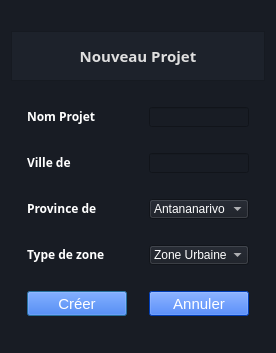
<?xml version="1.0" encoding="UTF-8"?>
<ui version="4.0">
 <class>DialogNewProject</class>
 <widget class="QDialog" name="DialogNewProject">
  <property name="geometry">
   <rect>
    <x>0</x>
    <y>0</y>
    <width>276</width>
    <height>353</height>
   </rect>
  </property>
  <property name="windowTitle">
   <string>Dialog</string>
  </property>
  <property name="styleSheet">
   <string notr="true">background-color: rgb(24, 28, 36);
color: rgb(255, 255, 255);</string>
  </property>
  <layout class="QVBoxLayout" name="verticalLayout_2">
   <item>
    <widget class="QFrame" name="frame">
     <property name="minimumSize">
      <size>
       <width>0</width>
       <height>50</height>
      </size>
     </property>
     <property name="maximumSize">
      <size>
       <width>16777215</width>
       <height>50</height>
      </size>
     </property>
     <property name="font">
      <font>
       <family>Segoe UI Symbol</family>
       <pointsize>11</pointsize>
      </font>
     </property>
     <property name="styleSheet">
      <string notr="true">background-color: rgb(29, 34, 43);
color: rgb(223, 223, 223);
border-color: rgb(29, 34, 43);</string>
     </property>
     <property name="frameShape">
      <enum>QFrame::StyledPanel</enum>
     </property>
     <property name="frameShadow">
      <enum>QFrame::Raised</enum>
     </property>
     <layout class="QVBoxLayout" name="verticalLayout">
      <item>
       <widget class="QLabel" name="label">
        <property name="font">
         <font>
          <family>Segoe UI Semibold</family>
          <pointsize>11</pointsize>
          <weight>75</weight>
          <bold>true</bold>
         </font>
        </property>
        <property name="text">
         <string>&lt;html&gt;&lt;head/&gt;&lt;body&gt;&lt;p align=&quot;center&quot;&gt;&lt;span style=&quot; font-size:11pt;&quot;&gt;Nouveau Projet&lt;/span&gt;&lt;/p&gt;&lt;/body&gt;&lt;/html&gt;</string>
        </property>
       </widget>
      </item>
     </layout>
    </widget>
   </item>
   <item>
    <layout class="QHBoxLayout" name="horizontalLayout_4">
     <item>
      <widget class="QLabel" name="label_2">
       <property name="minimumSize">
        <size>
         <width>100</width>
         <height>20</height>
        </size>
       </property>
       <property name="maximumSize">
        <size>
         <width>100</width>
         <height>20</height>
        </size>
       </property>
       <property name="font">
        <font>
         <family>Segoe UI Semibold</family>
         <pointsize>9</pointsize>
         <weight>75</weight>
         <bold>true</bold>
        </font>
       </property>
       <property name="text">
        <string>&lt;html&gt;&lt;head/&gt;&lt;body&gt;&lt;p&gt;Nom Projet &lt;/p&gt;&lt;/body&gt;&lt;/html&gt;</string>
       </property>
      </widget>
     </item>
     <item>
      <widget class="QLineEdit" name="lineNomProjet">
       <property name="minimumSize">
        <size>
         <width>100</width>
         <height>20</height>
        </size>
       </property>
       <property name="maximumSize">
        <size>
         <width>100</width>
         <height>20</height>
        </size>
       </property>
       <property name="autoFillBackground">
        <bool>false</bool>
       </property>
       <property name="styleSheet">
        <string notr="true"/>
       </property>
      </widget>
     </item>
    </layout>
   </item>
   <item>
    <layout class="QHBoxLayout" name="horizontalLayout_3">
     <item>
      <widget class="QLabel" name="label_3">
       <property name="minimumSize">
        <size>
         <width>100</width>
         <height>20</height>
        </size>
       </property>
       <property name="maximumSize">
        <size>
         <width>100</width>
         <height>20</height>
        </size>
       </property>
       <property name="font">
        <font>
         <family>Segoe UI Semibold</family>
         <pointsize>9</pointsize>
         <weight>75</weight>
         <bold>true</bold>
        </font>
       </property>
       <property name="text">
        <string>&lt;html&gt;&lt;head/&gt;&lt;body&gt;&lt;p&gt;Ville de &lt;/p&gt;&lt;/body&gt;&lt;/html&gt;</string>
       </property>
      </widget>
     </item>
     <item>
      <widget class="QLineEdit" name="lineVille">
       <property name="minimumSize">
        <size>
         <width>100</width>
         <height>20</height>
        </size>
       </property>
       <property name="maximumSize">
        <size>
         <width>100</width>
         <height>20</height>
        </size>
       </property>
       <property name="autoFillBackground">
        <bool>false</bool>
       </property>
       <property name="styleSheet">
        <string notr="true"/>
       </property>
      </widget>
     </item>
    </layout>
   </item>
   <item>
    <layout class="QHBoxLayout" name="horizontalLayout_2">
     <item>
      <widget class="QLabel" name="label_4">
       <property name="minimumSize">
        <size>
         <width>100</width>
         <height>20</height>
        </size>
       </property>
       <property name="maximumSize">
        <size>
         <width>100</width>
         <height>20</height>
        </size>
       </property>
       <property name="font">
        <font>
         <family>Segoe UI Semibold</family>
         <pointsize>9</pointsize>
         <weight>75</weight>
         <bold>true</bold>
        </font>
       </property>
       <property name="text">
        <string>&lt;html&gt;&lt;head/&gt;&lt;body&gt;&lt;p&gt;Province de &lt;/p&gt;&lt;/body&gt;&lt;/html&gt;</string>
       </property>
      </widget>
     </item>
     <item>
      <widget class="QComboBox" name="cbPovince">
       <property name="minimumSize">
        <size>
         <width>100</width>
         <height>20</height>
        </size>
       </property>
       <property name="maximumSize">
        <size>
         <width>100</width>
         <height>20</height>
        </size>
       </property>
       <property name="palette">
        <palette>
         <active>
          <colorrole role="WindowText">
           <brush brushstyle="SolidPattern">
            <color alpha="255">
             <red>255</red>
             <green>255</green>
             <blue>255</blue>
            </color>
           </brush>
          </colorrole>
          <colorrole role="Button">
           <brush brushstyle="SolidPattern">
            <color alpha="255">
             <red>24</red>
             <green>28</green>
             <blue>36</blue>
            </color>
           </brush>
          </colorrole>
          <colorrole role="Text">
           <brush brushstyle="SolidPattern">
            <color alpha="255">
             <red>255</red>
             <green>255</green>
             <blue>255</blue>
            </color>
           </brush>
          </colorrole>
          <colorrole role="ButtonText">
           <brush brushstyle="SolidPattern">
            <color alpha="255">
             <red>255</red>
             <green>255</green>
             <blue>255</blue>
            </color>
           </brush>
          </colorrole>
          <colorrole role="Base">
           <brush brushstyle="SolidPattern">
            <color alpha="255">
             <red>24</red>
             <green>28</green>
             <blue>36</blue>
            </color>
           </brush>
          </colorrole>
          <colorrole role="Window">
           <brush brushstyle="SolidPattern">
            <color alpha="255">
             <red>24</red>
             <green>28</green>
             <blue>36</blue>
            </color>
           </brush>
          </colorrole>
          <colorrole role="Link">
           <brush brushstyle="SolidPattern">
            <color alpha="255">
             <red>24</red>
             <green>28</green>
             <blue>36</blue>
            </color>
           </brush>
          </colorrole>
          <colorrole role="PlaceholderText">
           <brush brushstyle="NoBrush">
            <color alpha="128">
             <red>255</red>
             <green>255</green>
             <blue>255</blue>
            </color>
           </brush>
          </colorrole>
         </active>
         <inactive>
          <colorrole role="WindowText">
           <brush brushstyle="SolidPattern">
            <color alpha="255">
             <red>255</red>
             <green>255</green>
             <blue>255</blue>
            </color>
           </brush>
          </colorrole>
          <colorrole role="Button">
           <brush brushstyle="SolidPattern">
            <color alpha="255">
             <red>24</red>
             <green>28</green>
             <blue>36</blue>
            </color>
           </brush>
          </colorrole>
          <colorrole role="Text">
           <brush brushstyle="SolidPattern">
            <color alpha="255">
             <red>255</red>
             <green>255</green>
             <blue>255</blue>
            </color>
           </brush>
          </colorrole>
          <colorrole role="ButtonText">
           <brush brushstyle="SolidPattern">
            <color alpha="255">
             <red>255</red>
             <green>255</green>
             <blue>255</blue>
            </color>
           </brush>
          </colorrole>
          <colorrole role="Base">
           <brush brushstyle="SolidPattern">
            <color alpha="255">
             <red>24</red>
             <green>28</green>
             <blue>36</blue>
            </color>
           </brush>
          </colorrole>
          <colorrole role="Window">
           <brush brushstyle="SolidPattern">
            <color alpha="255">
             <red>24</red>
             <green>28</green>
             <blue>36</blue>
            </color>
           </brush>
          </colorrole>
          <colorrole role="Link">
           <brush brushstyle="SolidPattern">
            <color alpha="255">
             <red>24</red>
             <green>28</green>
             <blue>36</blue>
            </color>
           </brush>
          </colorrole>
          <colorrole role="PlaceholderText">
           <brush brushstyle="NoBrush">
            <color alpha="128">
             <red>255</red>
             <green>255</green>
             <blue>255</blue>
            </color>
           </brush>
          </colorrole>
         </inactive>
         <disabled>
          <colorrole role="WindowText">
           <brush brushstyle="SolidPattern">
            <color alpha="255">
             <red>255</red>
             <green>255</green>
             <blue>255</blue>
            </color>
           </brush>
          </colorrole>
          <colorrole role="Button">
           <brush brushstyle="SolidPattern">
            <color alpha="255">
             <red>24</red>
             <green>28</green>
             <blue>36</blue>
            </color>
           </brush>
          </colorrole>
          <colorrole role="Text">
           <brush brushstyle="SolidPattern">
            <color alpha="255">
             <red>255</red>
             <green>255</green>
             <blue>255</blue>
            </color>
           </brush>
          </colorrole>
          <colorrole role="ButtonText">
           <brush brushstyle="SolidPattern">
            <color alpha="255">
             <red>255</red>
             <green>255</green>
             <blue>255</blue>
            </color>
           </brush>
          </colorrole>
          <colorrole role="Base">
           <brush brushstyle="SolidPattern">
            <color alpha="255">
             <red>24</red>
             <green>28</green>
             <blue>36</blue>
            </color>
           </brush>
          </colorrole>
          <colorrole role="Window">
           <brush brushstyle="SolidPattern">
            <color alpha="255">
             <red>24</red>
             <green>28</green>
             <blue>36</blue>
            </color>
           </brush>
          </colorrole>
          <colorrole role="Link">
           <brush brushstyle="SolidPattern">
            <color alpha="255">
             <red>24</red>
             <green>28</green>
             <blue>36</blue>
            </color>
           </brush>
          </colorrole>
          <colorrole role="PlaceholderText">
           <brush brushstyle="NoBrush">
            <color alpha="128">
             <red>255</red>
             <green>255</green>
             <blue>255</blue>
            </color>
           </brush>
          </colorrole>
         </disabled>
        </palette>
       </property>
       <item>
        <property name="text">
         <string>Antananarivo</string>
        </property>
       </item>
       <item>
        <property name="text">
         <string>Antsiranana</string>
        </property>
       </item>
       <item>
        <property name="text">
         <string>Toamasina</string>
        </property>
       </item>
       <item>
        <property name="text">
         <string>Fianarantsoa</string>
        </property>
       </item>
       <item>
        <property name="text">
         <string>Mahajanga</string>
        </property>
       </item>
       <item>
        <property name="text">
         <string>Toliara</string>
        </property>
       </item>
      </widget>
     </item>
    </layout>
   </item>
   <item>
    <layout class="QHBoxLayout" name="horizontalLayout">
     <item>
      <widget class="QLabel" name="label_5">
       <property name="minimumSize">
        <size>
         <width>100</width>
         <height>20</height>
        </size>
       </property>
       <property name="maximumSize">
        <size>
         <width>100</width>
         <height>20</height>
        </size>
       </property>
       <property name="font">
        <font>
         <family>Segoe UI Semibold</family>
         <pointsize>9</pointsize>
         <weight>75</weight>
         <bold>true</bold>
        </font>
       </property>
       <property name="text">
        <string>&lt;html&gt;&lt;head/&gt;&lt;body&gt;&lt;p&gt;Type de zone &lt;/p&gt;&lt;/body&gt;&lt;/html&gt;</string>
       </property>
      </widget>
     </item>
     <item>
      <widget class="QComboBox" name="cbZone">
       <property name="minimumSize">
        <size>
         <width>100</width>
         <height>20</height>
        </size>
       </property>
       <property name="maximumSize">
        <size>
         <width>100</width>
         <height>20</height>
        </size>
       </property>
       <item>
        <property name="text">
         <string>Zone Urbaine</string>
        </property>
       </item>
       <item>
        <property name="text">
         <string>Zone Urbaine Dense</string>
        </property>
       </item>
       <item>
        <property name="text">
         <string>Zone Suburbaine</string>
        </property>
       </item>
       <item>
        <property name="text">
         <string>Zone Rurale</string>
        </property>
       </item>
      </widget>
     </item>
    </layout>
   </item>
   <item>
    <layout class="QHBoxLayout" name="horizontalLayout_5">
     <item>
      <widget class="QPushButton" name="btnOK">
       <property name="minimumSize">
        <size>
         <width>100</width>
         <height>25</height>
        </size>
       </property>
       <property name="maximumSize">
        <size>
         <width>100</width>
         <height>25</height>
        </size>
       </property>
       <property name="palette">
        <palette>
         <active>
          <colorrole role="WindowText">
           <brush brushstyle="SolidPattern">
            <color alpha="255">
             <red>255</red>
             <green>255</green>
             <blue>255</blue>
            </color>
           </brush>
          </colorrole>
          <colorrole role="Button">
           <brush brushstyle="SolidPattern">
            <color alpha="255">
             <red>0</red>
             <green>85</green>
             <blue>255</blue>
            </color>
           </brush>
          </colorrole>
          <colorrole role="Text">
           <brush brushstyle="SolidPattern">
            <color alpha="255">
             <red>255</red>
             <green>255</green>
             <blue>255</blue>
            </color>
           </brush>
          </colorrole>
          <colorrole role="ButtonText">
           <brush brushstyle="SolidPattern">
            <color alpha="255">
             <red>255</red>
             <green>255</green>
             <blue>255</blue>
            </color>
           </brush>
          </colorrole>
          <colorrole role="Base">
           <brush brushstyle="SolidPattern">
            <color alpha="255">
             <red>0</red>
             <green>85</green>
             <blue>255</blue>
            </color>
           </brush>
          </colorrole>
          <colorrole role="Window">
           <brush brushstyle="SolidPattern">
            <color alpha="255">
             <red>0</red>
             <green>85</green>
             <blue>255</blue>
            </color>
           </brush>
          </colorrole>
          <colorrole role="PlaceholderText">
           <brush brushstyle="NoBrush">
            <color alpha="128">
             <red>255</red>
             <green>255</green>
             <blue>255</blue>
            </color>
           </brush>
          </colorrole>
         </active>
         <inactive>
          <colorrole role="WindowText">
           <brush brushstyle="SolidPattern">
            <color alpha="255">
             <red>255</red>
             <green>255</green>
             <blue>255</blue>
            </color>
           </brush>
          </colorrole>
          <colorrole role="Button">
           <brush brushstyle="SolidPattern">
            <color alpha="255">
             <red>0</red>
             <green>85</green>
             <blue>255</blue>
            </color>
           </brush>
          </colorrole>
          <colorrole role="Text">
           <brush brushstyle="SolidPattern">
            <color alpha="255">
             <red>255</red>
             <green>255</green>
             <blue>255</blue>
            </color>
           </brush>
          </colorrole>
          <colorrole role="ButtonText">
           <brush brushstyle="SolidPattern">
            <color alpha="255">
             <red>255</red>
             <green>255</green>
             <blue>255</blue>
            </color>
           </brush>
          </colorrole>
          <colorrole role="Base">
           <brush brushstyle="SolidPattern">
            <color alpha="255">
             <red>0</red>
             <green>85</green>
             <blue>255</blue>
            </color>
           </brush>
          </colorrole>
          <colorrole role="Window">
           <brush brushstyle="SolidPattern">
            <color alpha="255">
             <red>0</red>
             <green>85</green>
             <blue>255</blue>
            </color>
           </brush>
          </colorrole>
          <colorrole role="PlaceholderText">
           <brush brushstyle="NoBrush">
            <color alpha="128">
             <red>255</red>
             <green>255</green>
             <blue>255</blue>
            </color>
           </brush>
          </colorrole>
         </inactive>
         <disabled>
          <colorrole role="WindowText">
           <brush brushstyle="SolidPattern">
            <color alpha="255">
             <red>255</red>
             <green>255</green>
             <blue>255</blue>
            </color>
           </brush>
          </colorrole>
          <colorrole role="Button">
           <brush brushstyle="SolidPattern">
            <color alpha="255">
             <red>0</red>
             <green>85</green>
             <blue>255</blue>
            </color>
           </brush>
          </colorrole>
          <colorrole role="Text">
           <brush brushstyle="SolidPattern">
            <color alpha="255">
             <red>255</red>
             <green>255</green>
             <blue>255</blue>
            </color>
           </brush>
          </colorrole>
          <colorrole role="ButtonText">
           <brush brushstyle="SolidPattern">
            <color alpha="255">
             <red>255</red>
             <green>255</green>
             <blue>255</blue>
            </color>
           </brush>
          </colorrole>
          <colorrole role="Base">
           <brush brushstyle="SolidPattern">
            <color alpha="255">
             <red>0</red>
             <green>85</green>
             <blue>255</blue>
            </color>
           </brush>
          </colorrole>
          <colorrole role="Window">
           <brush brushstyle="SolidPattern">
            <color alpha="255">
             <red>0</red>
             <green>85</green>
             <blue>255</blue>
            </color>
           </brush>
          </colorrole>
          <colorrole role="PlaceholderText">
           <brush brushstyle="NoBrush">
            <color alpha="128">
             <red>255</red>
             <green>255</green>
             <blue>255</blue>
            </color>
           </brush>
          </colorrole>
         </disabled>
        </palette>
       </property>
       <property name="font">
        <font>
         <family>Segoe UI</family>
         <pointsize>11</pointsize>
         <weight>50</weight>
         <bold>false</bold>
        </font>
       </property>
       <property name="autoFillBackground">
        <bool>false</bool>
       </property>
       <property name="styleSheet">
        <string notr="true">background-color: rgb(0, 85, 255);</string>
       </property>
       <property name="text">
        <string>Créer</string>
       </property>
      </widget>
     </item>
     <item>
      <widget class="QPushButton" name="btnAnnuler">
       <property name="minimumSize">
        <size>
         <width>100</width>
         <height>25</height>
        </size>
       </property>
       <property name="maximumSize">
        <size>
         <width>100</width>
         <height>25</height>
        </size>
       </property>
       <property name="palette">
        <palette>
         <active>
          <colorrole role="WindowText">
           <brush brushstyle="SolidPattern">
            <color alpha="255">
             <red>255</red>
             <green>255</green>
             <blue>255</blue>
            </color>
           </brush>
          </colorrole>
          <colorrole role="Button">
           <brush brushstyle="SolidPattern">
            <color alpha="255">
             <red>0</red>
             <green>85</green>
             <blue>255</blue>
            </color>
           </brush>
          </colorrole>
          <colorrole role="Text">
           <brush brushstyle="SolidPattern">
            <color alpha="255">
             <red>255</red>
             <green>255</green>
             <blue>255</blue>
            </color>
           </brush>
          </colorrole>
          <colorrole role="ButtonText">
           <brush brushstyle="SolidPattern">
            <color alpha="255">
             <red>255</red>
             <green>255</green>
             <blue>255</blue>
            </color>
           </brush>
          </colorrole>
          <colorrole role="Base">
           <brush brushstyle="SolidPattern">
            <color alpha="255">
             <red>0</red>
             <green>85</green>
             <blue>255</blue>
            </color>
           </brush>
          </colorrole>
          <colorrole role="Window">
           <brush brushstyle="SolidPattern">
            <color alpha="255">
             <red>0</red>
             <green>85</green>
             <blue>255</blue>
            </color>
           </brush>
          </colorrole>
          <colorrole role="PlaceholderText">
           <brush brushstyle="NoBrush">
            <color alpha="128">
             <red>255</red>
             <green>255</green>
             <blue>255</blue>
            </color>
           </brush>
          </colorrole>
         </active>
         <inactive>
          <colorrole role="WindowText">
           <brush brushstyle="SolidPattern">
            <color alpha="255">
             <red>255</red>
             <green>255</green>
             <blue>255</blue>
            </color>
           </brush>
          </colorrole>
          <colorrole role="Button">
           <brush brushstyle="SolidPattern">
            <color alpha="255">
             <red>0</red>
             <green>85</green>
             <blue>255</blue>
            </color>
           </brush>
          </colorrole>
          <colorrole role="Text">
           <brush brushstyle="SolidPattern">
            <color alpha="255">
             <red>255</red>
             <green>255</green>
             <blue>255</blue>
            </color>
           </brush>
          </colorrole>
          <colorrole role="ButtonText">
           <brush brushstyle="SolidPattern">
            <color alpha="255">
             <red>255</red>
             <green>255</green>
             <blue>255</blue>
            </color>
           </brush>
          </colorrole>
          <colorrole role="Base">
           <brush brushstyle="SolidPattern">
            <color alpha="255">
             <red>0</red>
             <green>85</green>
             <blue>255</blue>
            </color>
           </brush>
          </colorrole>
          <colorrole role="Window">
           <brush brushstyle="SolidPattern">
            <color alpha="255">
             <red>0</red>
             <green>85</green>
             <blue>255</blue>
            </color>
           </brush>
          </colorrole>
          <colorrole role="PlaceholderText">
           <brush brushstyle="NoBrush">
            <color alpha="128">
             <red>255</red>
             <green>255</green>
             <blue>255</blue>
            </color>
           </brush>
          </colorrole>
         </inactive>
         <disabled>
          <colorrole role="WindowText">
           <brush brushstyle="SolidPattern">
            <color alpha="255">
             <red>255</red>
             <green>255</green>
             <blue>255</blue>
            </color>
           </brush>
          </colorrole>
          <colorrole role="Button">
           <brush brushstyle="SolidPattern">
            <color alpha="255">
             <red>0</red>
             <green>85</green>
             <blue>255</blue>
            </color>
           </brush>
          </colorrole>
          <colorrole role="Text">
           <brush brushstyle="SolidPattern">
            <color alpha="255">
             <red>255</red>
             <green>255</green>
             <blue>255</blue>
            </color>
           </brush>
          </colorrole>
          <colorrole role="ButtonText">
           <brush brushstyle="SolidPattern">
            <color alpha="255">
             <red>255</red>
             <green>255</green>
             <blue>255</blue>
            </color>
           </brush>
          </colorrole>
          <colorrole role="Base">
           <brush brushstyle="SolidPattern">
            <color alpha="255">
             <red>0</red>
             <green>85</green>
             <blue>255</blue>
            </color>
           </brush>
          </colorrole>
          <colorrole role="Window">
           <brush brushstyle="SolidPattern">
            <color alpha="255">
             <red>0</red>
             <green>85</green>
             <blue>255</blue>
            </color>
           </brush>
          </colorrole>
          <colorrole role="PlaceholderText">
           <brush brushstyle="NoBrush">
            <color alpha="128">
             <red>255</red>
             <green>255</green>
             <blue>255</blue>
            </color>
           </brush>
          </colorrole>
         </disabled>
        </palette>
       </property>
       <property name="font">
        <font>
         <family>Segoe UI</family>
         <pointsize>11</pointsize>
         <weight>50</weight>
         <bold>false</bold>
        </font>
       </property>
       <property name="autoFillBackground">
        <bool>false</bool>
       </property>
       <property name="styleSheet">
        <string notr="true">background-color: rgb(0, 85, 255);</string>
       </property>
       <property name="text">
        <string>Annuler</string>
       </property>
      </widget>
     </item>
    </layout>
   </item>
  </layout>
 </widget>
 <resources/>
 <connections/>
</ui>
